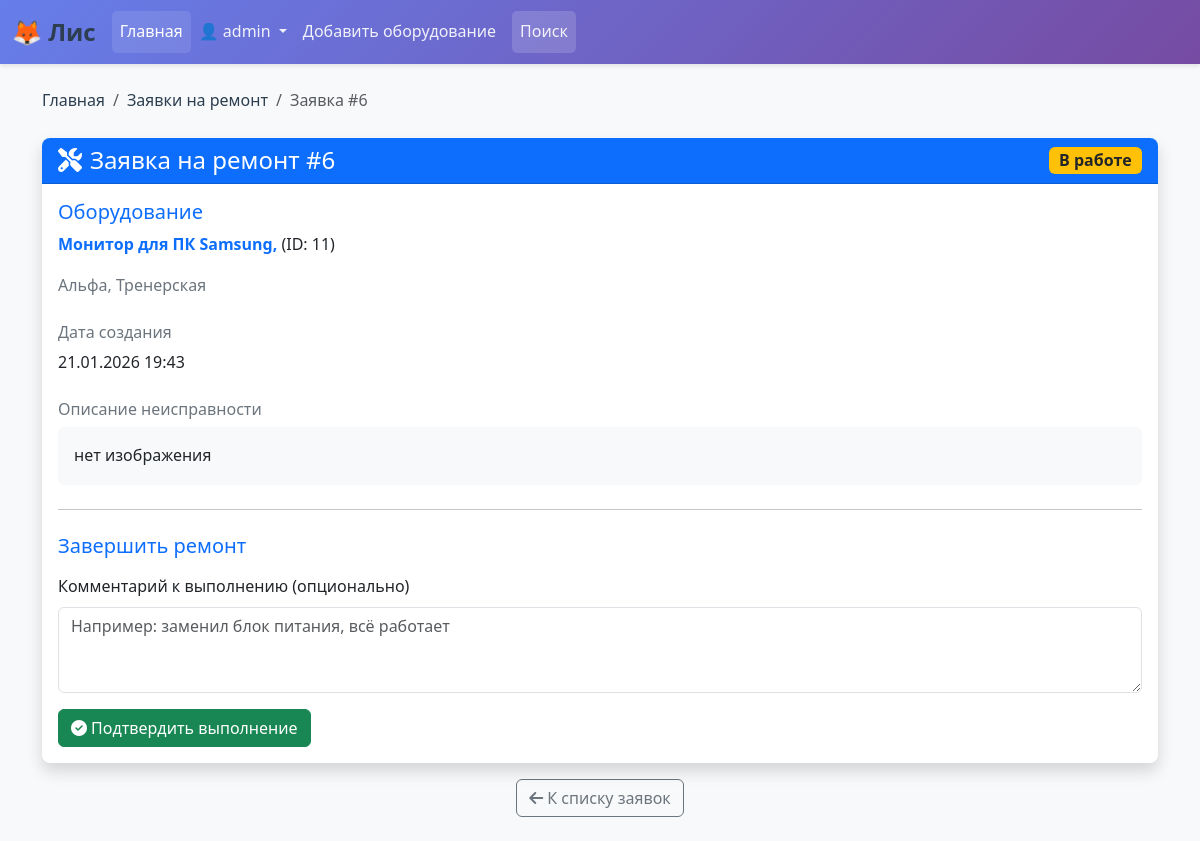
Page /repair_requests/6 (signed in) on the committed database.
### app/models.py (models this page shows, shortened)
class User(Base, UserMixin):
    __tablename__ = 'users'
    id = Column(Integer, primary_key=True, autoincrement=True)
    username = Column(String(64), unique=True)
    password = Column(String(255))
    pers_id = Column(Integer, ForeignKey('com_persons.id', ondelete='SET NULL'))
    is_alias = Column(Integer, default=0)
    created_at = Column(TIMESTAMP, server_default=func.current_timestamp())
    updated_at = Column(TIMESTAMP, server_default=func.current_timestamp(),
                        onupdate=func.current_timestamp())
    person = relationship("ComPerson", back_populates="users")
    repair_requests = relationship('RepairRequest', back_populates='user')

class RepairRequest(Base):
    __tablename__ = 'repair_requests'
    id = Column(Integer, primary_key=True, autoincrement=True)
    equipment_id = Column(Integer, ForeignKey('equipments.id'), nullable=False)
    user_id = Column(Integer, ForeignKey('users.id'), nullable=False)
    comment = Column(String())
    is_completed = Column(Boolean, default=False)
    completion_comment = Column(String)
    creation_date = Column(TIMESTAMP, server_default=func.current_timestamp())
    completion_date = Column(TIMESTAMP)
    equipment = relationship('Equipment', back_populates='repair_requests')
    user = relationship('User', back_populates='repair_requests')

class Equipment(Base):
    __tablename__ = 'equipments'
    id = Column(Integer, primary_key=True, autoincrement=True)
    name = Column(String(255))
    territory = Column(String(255))
    office = Column(String(255))
    description = Column(String)
    is_deleted = Column(Boolean, default=False)
    photo_path = Column(String)
    categories = Column(String, default=json.dumps({"type": "", "subject": ""}))
    materials = relationship("Material", back_populates="equipment", cascade="all, delete-orphan")
    repair_requests = relationship('RepairRequest', back_populates='equipment')

### app/routes.py (the view, shortened to what this page needs)
@app.route('/repair_requests/<int:id>', methods=['GET', 'POST'])
@user_is_employer()
def repair_request_detail(id):
    req = RepairRequest.query.get_or_404(id)
    return render_template('repair_request_detail.html', repair_request=req)

### app/models.py (called while the page is built)
@login.user_loader
def load_user(id):
    return db.session.get(User, int(id))

    @property
    def active(self):
        return bool(self.is_teacher or self.is_technician)

### app/routes.py (called while the page is built)
def user_is_employer():
    def decorator(f):
        @wraps(f)
        def decorated_func(*args, **kwargs):
            if not (current_user.is_authenticated and current_user.person.emp_status.active):
                abort(403)
            return f(*args, **kwargs)
        return decorated_func
    return decorator

### app/utils.py (called while the page is built)
def check_roles():
    roles = []
    if not current_user.is_authenticated:
        return None
    empl = current_user.person.emp_status
    if empl.is_teacher:
        roles.append('teacher')
    if empl.is_technician:
        roles.append('technician')
    return roles

### app/templates/repair_request_detail.html (shortened to what this page needs)
{% extends "base.html" %}
{% block styles %}
<link href="{{ url_for('static', filename='css/equipment.css') }}" rel="stylesheet">
{% endblock %}
{% block content %}
<div class="container py-4">
  <nav aria-label="breadcrumb" class="mb-4">
    <ol class="breadcrumb">
      <li class="breadcrumb-item"><a href="{{ url_for('index') }}" class="text-decoration-none">Главная</a></li>
      <li class="breadcrumb-item"><a href="{{ url_for('repair_requests_list') }}" class="text-decoration-none">Заявки на ремонт</a></li>
      <li class="breadcrumb-item active" aria-current="page">Заявка #{{ repair_request.id }}</li>
    </ol>
  </nav>
  <div class="card shadow">
    <div class="card-header bg-primary text-white d-flex justify-content-between align-items-center">
      <h1 class="h4 mb-0">
        <i class="fas fa-tools me-2"></i>Заявка на ремонт #{{ repair_request.id }}
      </h1>
      {% if repair_request.is_completed %}
        <span class="badge bg-success fs-6">Выполнено</span>
      {% else %}
        <span class="badge bg-warning text-dark fs-6">В работе</span>
      {% endif %}
    </div>
    <div class="card-body">
      <div class="mb-4">
        <h5 class="text-primary">Оборудование</h5>
        <p>
          <a href="{{ url_for('equipment', id=repair_request.equipment.id) }}" class="text-decoration-none fw-bold">
            {{ repair_request.equipment.name }}
          </a>
          (ID: {{ repair_request.equipment.id }})
        </p>
        <p class="text-muted mb-0">
          {% if repair_request.equipment.territory %}{{ repair_request.equipment.territory }}, {% endif %}
          {{ repair_request.equipment.office or 'офис не указан' }}
        </p>
      </div>
      <div class="row mb-4">
        <div class="col-md-6">
          <h6 class="text-secondary">Дата создания</h6>
          <p class="mb-0">{{ repair_request.creation_date.strftime('%d.%m.%Y %H:%M') }}</p>
        </div>
      </div>
      <div class="mb-4">
        <h6 class="text-secondary">Описание неисправности</h6>
        <div class="p-3 bg-light rounded">
          {{ repair_request.comment or '<em>Без комментария</em>' | safe }}
        </div>
      </div>
      {% if not repair_request.is_completed and
           current_user.is_authenticated and
           current_user.person.emp_status.is_technician %}
        <hr class="my-4">
        <h5 class="text-primary mb-3">Завершить ремонт</h5>
        <form method="POST">
          <div class="mb-3">
            <label for="completion_comment" class="form-label">Комментарий к выполнению (опционально)</label>
            <textarea
              class="form-control"
              id="completion_comment"
              name="completion_comment"
              rows="3"
              placeholder="Например: заменил блок питания, всё работает"
            ></textarea>
          </div>
          <button type="submit" class="btn btn-success" onclick="return confirm('Отметить заявку как выполненную?')">
            <i class="fas fa-check-circle me-1"></i>Подтвердить выполнение
          </button>
        </form>
      {% endif %}
    </div>
  </div>
  <div class="mt-3 text-center">
    <a href="{{ url_for('repair_requests_list') }}" class="btn btn-outline-secondary">
      <i class="fas fa-arrow-left me-1"></i>К списку заявок
    </a>
  </div>
</div>
{% endblock %}

### app/templates/base.html (shortened to what this page needs)
<!DOCTYPE html>
<html lang="ru">
<head>
    <link href="https://cdn.jsdelivr.net/npm/bootstrap@5.3.8/dist/css/bootstrap.min.css" rel="stylesheet">
    <link href="{{ url_for('static', filename='css/style.css') }}" rel="stylesheet">
    <link href="{{ url_for('static', filename='css/layout.css') }}" rel="stylesheet">
    <link rel="stylesheet" href="https://cdnjs.cloudflare.com/ajax/libs/font-awesome/6.5.0/css/all.min.css">
    {% block styles %}{% endblock %}
</head>
<body>
    <header>
        <nav class="navbar navbar-expand-lg navbar-dark">
            <div class="container-fluid">
                <a class="navbar-brand" href="{{ url_for('index') }}">
                    🦊 Лис
                </a>
                <div class="collapse navbar-collapse" id="navbarSupportedContent">
                    <ul class="navbar-nav me-auto mb-2 mb-lg-0">
                        <li class="nav-item">
                            <a class="nav-link active" href="/">Главная</a>
                        </li>
                        {% if not current_user.is_authenticated %}
                        <li class="nav-item">
                            <a class="nav-link" href="/login">Войти</a>
                        </li>
                        {% else %}
                        <li class="nav-item dropdown">
                            <a class="nav-link dropdown-toggle" href="#" role="button" data-bs-toggle="dropdown">
                                👤 {{ current_user.username }}
                            </a>
                        </li>
                        {% set roles = check_roles() %}
                        {% if "teacher" in roles or "technician" in roles %}
                        <li class="nav-item">
                            <a class="nav-link" href="/add_equipment">Добавить оборудование</a>
                        </li>
                        <li class="nav-item">
                            <a class="nav-link" href="/equipment_filters">Поиск</a>
                        </li>
                        {% endif %}
                        {% endif %}
                    </ul>
                </div>
            </div>
        </nav>
    </header>
    <main class="main-container">
        {% block content %}{% endblock %}
    </main>
</body>
</html>

### app/static/css/style.css (style rules this page uses)
:root { --primary-color: #2c3e50; --secondary-color: #3498db; --accent-color: #e74c3c; --text-color: #2c3e50; --background-color: #f8f9fa; --card-shadow: 0 4px 6px rgba(0, 0, 0, 0.1); }
body { font-family: 'Segoe UI', Tahoma, Geneva, Verdana, sans-serif; background-color: var(--background-color); color: var(--text-color); line-height: 1.6; }
.main-container { min-height: calc(100vh - 120px); }
.card { border: none; box-shadow: var(--card-shadow); transition: transform 0.2s ease, box-shadow 0.2s ease; }

### app/static/css/layout.css (style rules this page uses)
.navbar-brand { font-weight: 700; font-size: 1.5rem; color: var(--primary-color) !important; }
.navbar { box-shadow: 0 2px 4px rgba(0, 0, 0, 0.1); background: linear-gradient(135deg, #667eea 0%, #764ba2 100%) !important; }
.navbar-nav .nav-link { color: rgba(255, 255, 255, 0.9) !important; font-weight: 500; padding: 0.5rem 1rem; border-radius: 5px; transition: all 0.3s ease; }
.navbar-nav .nav-link:hover, .navbar-nav .nav-link.active { background-color: rgba(255, 255, 255, 0.1); color: white !important; }
.navbar-nav .nav-item:last-child .nav-link { background-color: rgba(255, 255, 255, 0.15); margin-left: 0.5rem; }

### app/static/css/equipment.css (style rules this page uses)
.breadcrumb { background-color: transparent; padding: 0; }
.breadcrumb-item a { color: var(--primary-color); transition: color 0.2s ease; }
.card { border: none; border-radius: 0.5rem; }
.card-header { border-radius: 0.5rem 0.5rem 0 0 !important; }
.form-select, .form-control { border-radius: 0.375rem; }
.text-muted { color: #6c757d !important; }

### rows in the picture
User: username "admin"
RepairRequest: id "6", creation_date "21.01.2026 19:43", comment "нет изображения"
Equipment: equipment.name "Монитор для ПК Samsung,", equipment.id "11", equipment.territory "Альфа", equipment "Тренерская"
